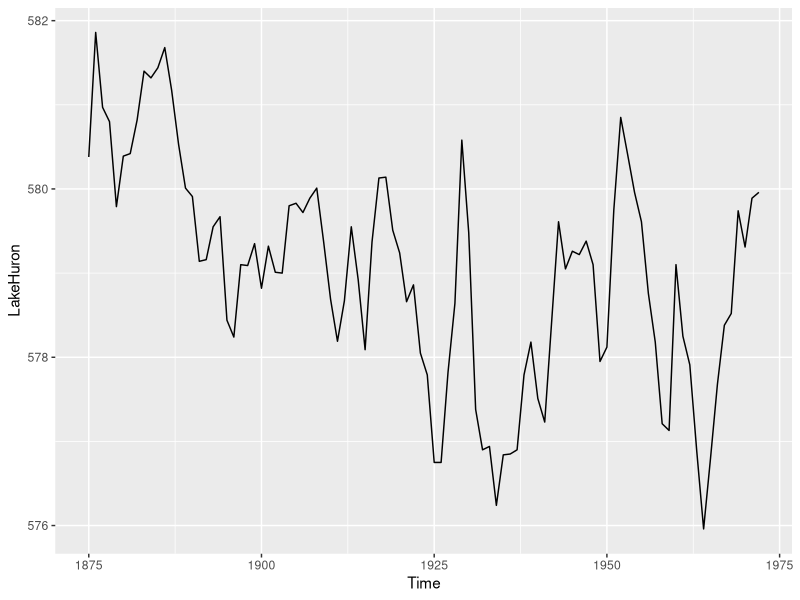

This figure's R source:
## ---- chunk 1
knitr::opts_chunk$set(echo = TRUE)
## ---- chunk 2
LakeHuron<-as.vector(LakeHuron)
Time<-1875:1972
data<-data.frame(Time,LakeHuron)
library(ggplot2)
ggplot(data) + 
  geom_line(mapping = aes(x = Time, y = LakeHuron))
